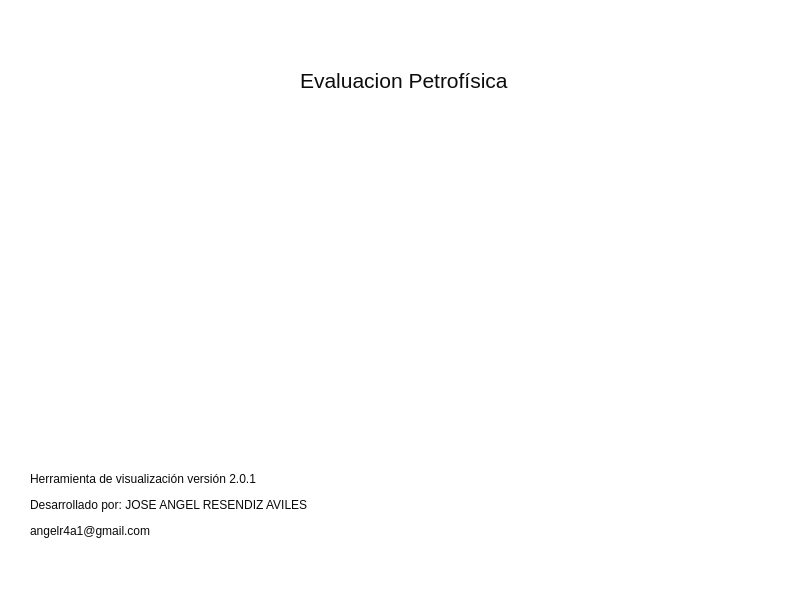
<?xml version="1.0" encoding="UTF-8"?>
<ui version="4.0">
 <class>MainWindow</class>
 <widget class="QMainWindow" name="MainWindow">
  <property name="geometry">
   <rect>
    <x>0</x>
    <y>0</y>
    <width>800</width>
    <height>600</height>
   </rect>
  </property>
  <property name="windowTitle">
   <string>MainWindow</string>
  </property>
  <property name="autoFillBackground">
   <bool>false</bool>
  </property>
  <property name="styleSheet">
   <string notr="true">background: rgb(255, 255, 255)</string>
  </property>
  <widget class="QWidget" name="centralwidget">
   <widget class="QLabel" name="label">
    <property name="geometry">
     <rect>
      <x>300</x>
      <y>50</y>
      <width>261</width>
      <height>61</height>
     </rect>
    </property>
    <property name="text">
     <string>&lt;html&gt;&lt;head/&gt;&lt;body&gt;&lt;p&gt;&lt;span style=&quot; font-size:16pt; color:#0c0c0c;&quot;&gt;Evaluacion Petrofísica&lt;/span&gt;&lt;/p&gt;&lt;/body&gt;&lt;/html&gt;</string>
    </property>
   </widget>
   <widget class="QLabel" name="label_2">
    <property name="geometry">
     <rect>
      <x>30</x>
      <y>460</y>
      <width>371</width>
      <height>91</height>
     </rect>
    </property>
    <property name="text">
     <string>&lt;html&gt;&lt;head/&gt;&lt;body&gt;&lt;p&gt;&lt;span style=&quot; color:#090909;&quot;&gt;Herramienta de visualización versión 2.0.1&lt;/span&gt;&lt;/p&gt;&lt;p&gt;&lt;span style=&quot; color:#090909;&quot;&gt;Desarrollado por: JOSE ANGEL RESENDIZ AVILES&lt;/span&gt;&lt;/p&gt;&lt;p&gt;&lt;span style=&quot; color:#090909;&quot;&gt;angelr4a1@gmail.com&lt;/span&gt;&lt;/p&gt;&lt;/body&gt;&lt;/html&gt;</string>
    </property>
   </widget>
   <widget class="QLabel" name="label_3">
    <property name="geometry">
     <rect>
      <x>60</x>
      <y>40</y>
      <width>191</width>
      <height>111</height>
     </rect>
    </property>
    <property name="styleSheet">
     <string notr="true">border-image:url(:/poli/ipn.png);</string>
    </property>
    <property name="text">
     <string/>
    </property>
   </widget>
   <widget class="QLabel" name="label_4">
    <property name="geometry">
     <rect>
      <x>600</x>
      <y>40</y>
      <width>111</width>
      <height>101</height>
     </rect>
    </property>
    <property name="styleSheet">
     <string notr="true">border-image:url(:/esia/esia.png);</string>
    </property>
    <property name="text">
     <string/>
    </property>
   </widget>
  </widget>
  <widget class="QMenuBar" name="menubar">
   <property name="geometry">
    <rect>
     <x>0</x>
     <y>0</y>
     <width>800</width>
     <height>23</height>
    </rect>
   </property>
  </widget>
  <widget class="QStatusBar" name="statusbar"/>
 </widget>
 <resources>
  <include location="logo_poli.qrc"/>
  <include location="logo_esia.qrc"/>
 </resources>
 <connections/>
</ui>
